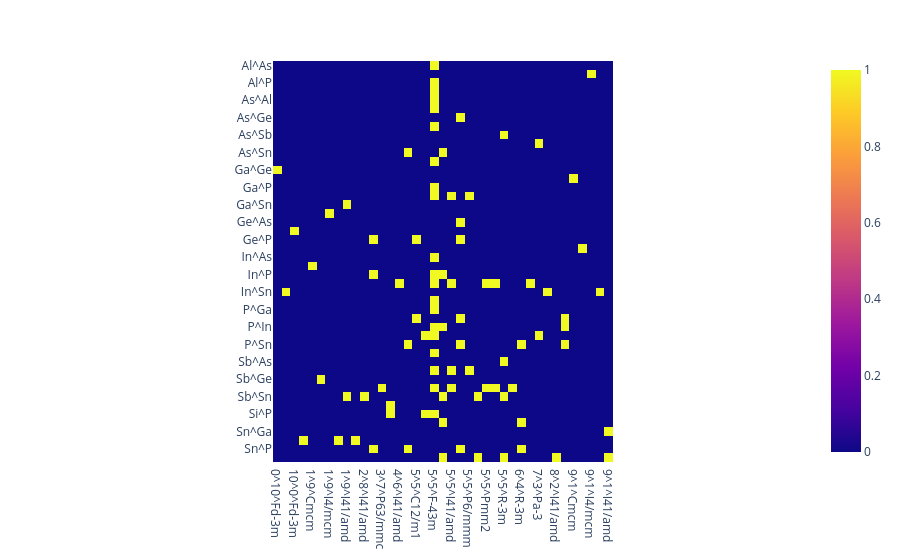

Notebook cell for this chart:
### Code cell
import plotly.express as px
fig = px.imshow(df)
fig.show()
# colorと出るのはカラーで示してる値のことを指す。

### Figure 1 — Plotly figure (JSON) as saved in the notebook; plotly's stock layout.template omitted (floating-point values rounded to 4 significant figures; data arrays with more than 128 entries replaced by an {"elided": "..."} marker saying what was removed)
{"data": [{"coloraxis": "coloraxis", "hovertemplate": "x: %{x}<br>y: %{y}<br>color: %{z}<extra></extra>", "name": "0", "type": "heatmap", "x": ["0^10^Fd-3m", "0^10^I4/mmm", "10^0^Fd-3m", "10^0^I4/mmm", "1^9^Cmcm", "1^9^F-43m", "1^9^I4/mcm", "1^9^I4/mmm", "1^9^I41/amd", "2^8^I4/mmm", "2^8^I41/amd", "2^8^R-3m", "3^7^P63/mmc", "3^7^Pa-3", "4^6^I41/amd", "4^6^R-3m", "5^5^C12/m1", "5^5^Cmc21", "5^5^F-43m", "5^5^Fm-3m", "5^5^I41/amd", "5^5^I4mm", "5^5^P6/mmm", "5^5^Pm-3m", "5^5^Pmm2", "5^5^Pmmn", "5^5^R-3m", "6^4^I41/amd", "6^4^R-3m", "7^3^P63/mmc", "7^3^Pa-3", "8^2^I4/mmm", "8^2^I41/amd", "8^2^R-3m", "9^1^Cmcm", "9^1^F-43m", "9^1^I4/mcm", "9^1^I4/mmm", "9^1^I41/amd"], "xaxis": "x", "y": ["Al^As", "Al^Ge", "Al^P", "Al^Sb", "As^Al", "As^Ga", "As^Ge", "As^In", "As^Sb", "As^Si", "As^Sn", "Ga^As", "Ga^Ge", "Ga^In", "Ga^P", "Ga^Sb", "Ga^Sn", "Ge^Al", "Ge^As", "Ge^Ga", "Ge^P", "Ge^Sb", "In^As", "In^Ga", "In^P", "In^Sb", "In^Sn", "P^Al", "P^Ga", "P^Ge", "P^In", "P^Si", "P^Sn", "Sb^Al", "Sb^As", "Sb^Ga", "Sb^Ge", "Sb^In", "Sb^Sn", "Si^As", "Si^P", "Sn^As", "Sn^Ga", "Sn^In", "Sn^P", "Sn^Sb"], "yaxis": "y", "z": {"elided": "46x39 float values"}}], "layout": {"coloraxis": {"colorscale": [[0.0, "#0d0887"], [0.1111, "#46039f"], [0.2222, "#7201a8"], [0.3333, "#9c179e"], [0.4444, "#bd3786"], [0.5556, "#d8576b"], [0.6667, "#ed7953"], [0.7778, "#fb9f3a"], [0.8889, "#fdca26"], [1.0, "#f0f921"]]}, "margin": {"t": 60}, "xaxis": {"anchor": "y", "constrain": "domain", "domain": [0.0, 1.0], "scaleanchor": "y"}, "yaxis": {"anchor": "x", "autorange": "reversed", "constrain": "domain", "domain": [0.0, 1.0]}}}
